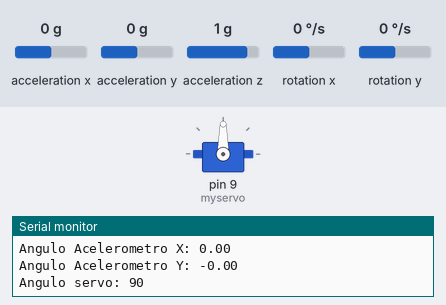
Simulated run of this sketch. Board: Arduino Uno, built with avr-gcc and run on an emulated ATmega328P. On the bench: servo, the last lines printed to the serial monitor. Wiring (inferred from the names in the program): MPU-6050 motion sensor at I2C address 0x68. Inputs (shaded band) come from the test bench; at power-on: acceleration y 0 g, acceleration x 0 g, acceleration z 1 g, rotation x 0 °/s, rotation y 0 °/s.

Above: at 1.2 s.
1.3 s: acceleration y set to -1.4 g
At 2.6 s:
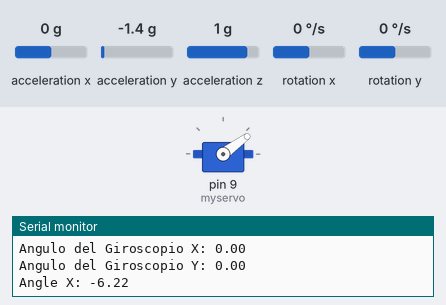
2.9 s: acceleration x set to 0.8 g
At 3.7 s:
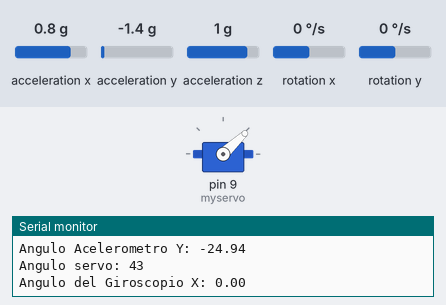
4.5 s: acceleration y set to 0.8 g
At 5.3 s:
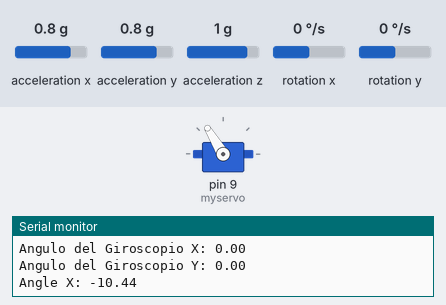
6.0 s: acceleration z set to -1.4 g
At 6.9 s:
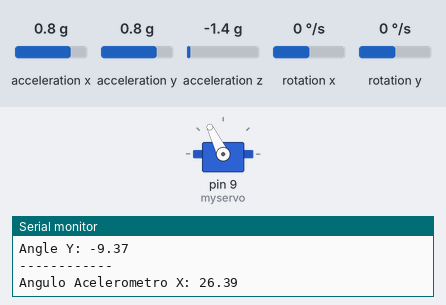
7.6 s: acceleration y set to -0.8 g
At 8.3 s:
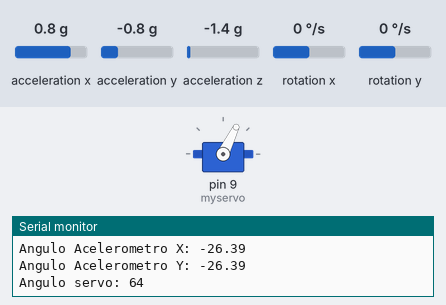
Timing chart, 0 to 10.3 s (numbered marks = the images above; inputs shaded):
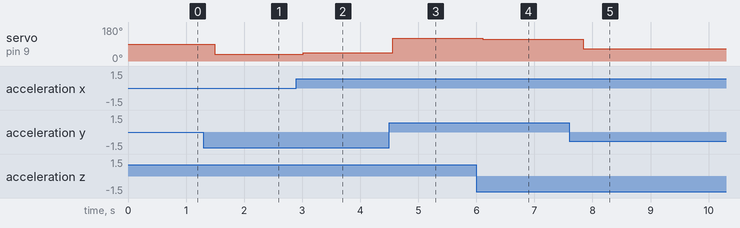

The sketch:

Ejercicio30-Servo_IMU.ino
```cpp
#include "Wire.h"  // libreria I2C
#include <Servo.h>	// libreria servo

//Direccion I2C de la IMU
#define MPU 0x68 // asegurarse que esta direccion I2C de la IMU

// Ratios de conversion especificados en la documentacion
// Deberemos dividir los valores que nos da el Giroscopio y el
// Acelerometro entre estas constantes para obtener un valor
// coherente. RAD_A_DEG es la conversion de radianes a grados.
#define A_R 16384.0  // aceleracion
#define G_R 131.0    // giroscopo

//Conversion de radianes a grados 180/PI
#define RAD_A_DEG = 57.295779

//MPU-6050 da los valores en enteros de 16 bits
//Valores sin refinar
int16_t AcX, AcY, AcZ, GyX, GyY, GyZ;

//Angulos
float Acc[2];
float Gy[2];
float Angle[2] = {0,0};

//servo
Servo myservo;

void setup()
{
  Wire.begin();
  Wire.beginTransmission(MPU);
  Wire.write(0x6B);
  Wire.write(0);
  Wire.endTransmission(true);
  //Servo en pin 9
  myservo.attach(9);
  //Inicio Serial
  Serial.begin(9600);
}

void loop()
{
  //Leer los valores del Acelerometro de la IMU
  Wire.beginTransmission(MPU);
  Wire.write(0x3B); //Pedir el registro 0x3B - corresponde al AcX
  Wire.endTransmission(false);
  Wire.requestFrom(MPU, 6, true); //A partir del 0x3B, se piden 6 registros
  AcX = Wire.read() << 8 | Wire.read(); //Cada valor ocupa 2 registros
  AcY = Wire.read() << 8 | Wire.read();
  AcZ = Wire.read() << 8 | Wire.read();

  //Se calculan los angulos Y, X respectivamente.
  Acc[1] = atan(-1 * (AcX / A_R) / sqrt(pow((AcY / A_R), 2) + pow((AcZ / A_R), 2))) * RAD_TO_DEG;
  Acc[0] = atan((AcY / A_R) / sqrt(pow((AcX / A_R), 2) + pow((AcZ / A_R), 2))) * RAD_TO_DEG;

  Serial.println("Angulo Acelerometro X: " + String(Acc[0]));
  Serial.println("Angulo Acelerometro Y: " + String(Acc[1]));

  //Indico posicion al servo
  myservo.write(map(Acc[0],-90,90,0,180));
  Serial.println("Angulo servo: " + String(map(Acc[0],-90,90,0,180)));

  //Leer los valores del Giroscopio
  Wire.beginTransmission(MPU);
  Wire.write(0x43);
  Wire.endTransmission(false);
  Wire.requestFrom(MPU, 4, true); //A diferencia del Acelerometro, solo se piden 4 registros
  GyX = Wire.read() << 8 | Wire.read();
  GyY = Wire.read() << 8 | Wire.read();

  //Calculo del angulo del Giroscopio
  Gy[0] = GyX / G_R;
  Gy[1] = GyY / G_R;

  Serial.println("Angulo del Giroscopio X: " + String(Gy[0]));
  Serial.println("Angulo del Giroscopio Y: " + String(Gy[1]));

  //Aplicar el Filtro Complementario
  Angle[0] = 0.98 * (Angle[0] + Gy[0] * 0.010) + 0.02 * Acc[0];
  Angle[1] = 0.98 * (Angle[1] + Gy[1] * 0.010) + 0.02 * Acc[1];

  //Mostrar los valores por consola
  Serial.print("Angle X: "); Serial.print(Angle[0]); Serial.print("\n");
  Serial.print("Angle Y: "); Serial.print(Angle[1]); Serial.print("\n------------\n");

  delay(10); //Nuestra dt sera, pues, 0.010, que es el intervalo de tiempo en cada lectura (es una aproximacion seria el tiempo de loop)
}
```

Measured:
- after the input at 1.3 s, servo on pin 9 (myservo): 90° → 36° after 0.20 s
- after the input at 2.9 s, servo on pin 9 (myservo): 36° → 43° after 0.12 s
- after the input at 4.5 s, servo on pin 9 (myservo): 43° → 121° after 0.06 s
- after the input at 6.0 s, servo on pin 9 (myservo): 121° → 116° after 0.11 s
- after the input at 7.6 s, servo on pin 9 (myservo): 116° → 64° after 0.24 s
